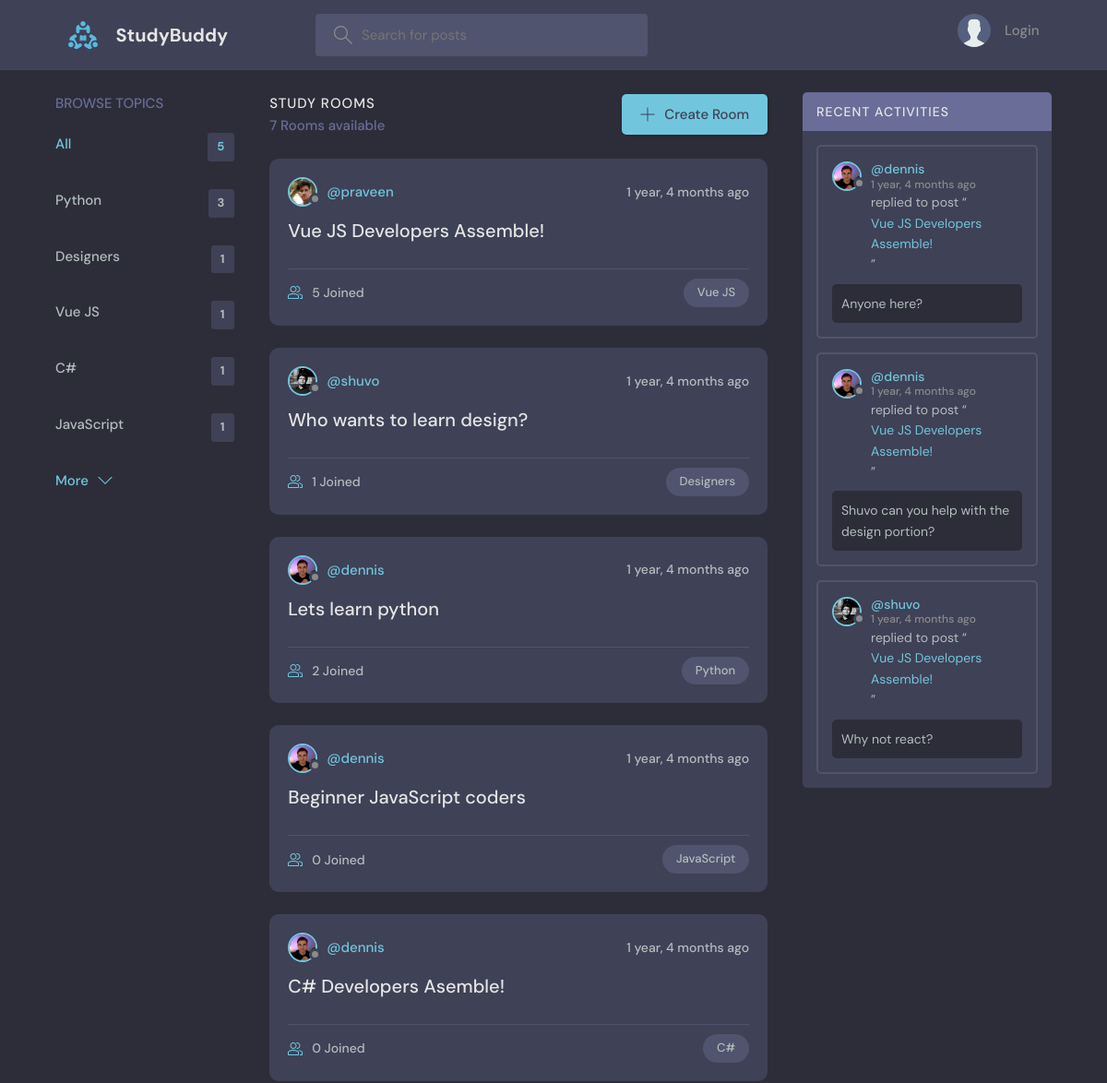
Before: / (upper part) with the older database file.
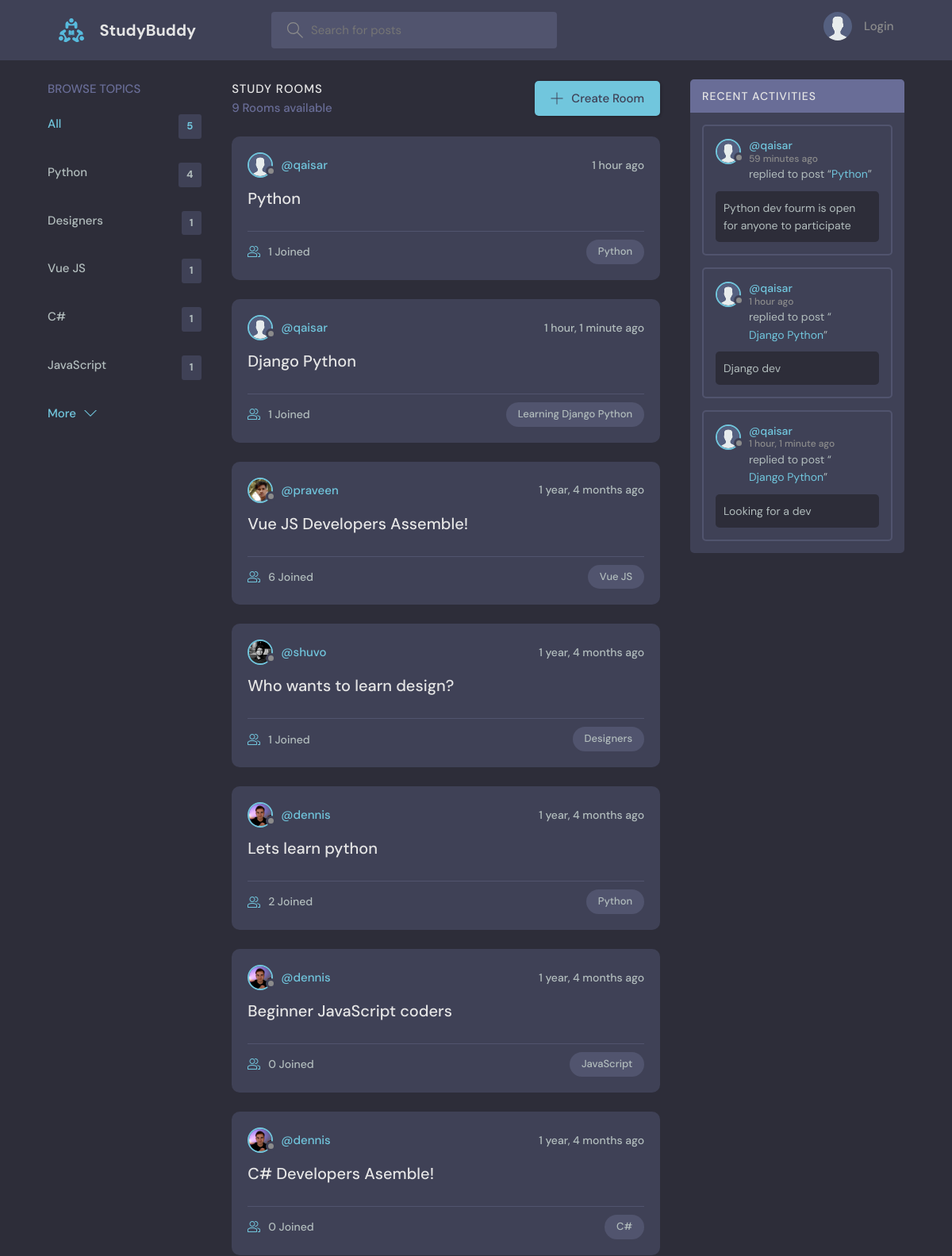
After: the same page with the newer database file.
### base/models.py (models this page shows, shortened)
class Topic(models.Model):
    name = models.CharField(max_length=200)

class Room(models.Model):
    host = models.ForeignKey(User, on_delete=models.SET_NULL, null=True)
    topic = models.ForeignKey(Topic, on_delete=models.SET_NULL, null=True)
    name = models.CharField(max_length=200)
    description = models.TextField(null=True, blank=True)
    participants = models.ManyToManyField(
        User, related_name='participants', blank=True)
    updated = models.DateTimeField(auto_now=True)
    created = models.DateTimeField(auto_now_add=True)
    class Meta:
        ordering = ['-updated', '-created']
    def __str__(self):
        return self.name

class User(AbstractUser):
    name = models.CharField(max_length=200, null=True)
    email = models.EmailField(unique=True, null=True)
    bio = models.TextField(null=True)
    avatar = models.ImageField(null=True, default="avatar.svg")
    USERNAME_FIELD = 'email'
    REQUIRED_FIELDS = ['username']

class Message(models.Model):
    user = models.ForeignKey(User, on_delete=models.CASCADE)
    room = models.ForeignKey(Room, on_delete=models.CASCADE)
    body = models.TextField()
    updated = models.DateTimeField(auto_now=True)
    created = models.DateTimeField(auto_now_add=True)
    class Meta:
        ordering = ['-updated', '-created']

### base/views.py (the view)
# urls.py: path('', views.home, name="home"),
def home(request):
    q = request.GET.get('q') if request.GET.get('q') != None else ''
    rooms = Room.objects.filter(
        Q(topic__name__icontains=q) |
        Q(name__icontains=q) |
        Q(description__icontains=q)
    )
    topics = Topic.objects.all()[0:5]
    room_count = rooms.count()
    room_messages = Message.objects.filter(
        Q(room__topic__name__icontains=q))[0:3]
    context = {'rooms': rooms, 'topics': topics,
               'room_count': room_count, 'room_messages': room_messages}
    return render(request, 'base/home.html', context)

### base/templates/base/home.html (shortened to what this page needs)
{% extends 'main.html' %}
{% block content %}
<main class="layout layout--3">
  <div class="container">
    {% include 'base/topics_component.html' %}
    <div class="roomList">
      <div class="roomList__header">
        <div>
          <h2>Study Rooms</h2>
          <p>{{room_count}} Rooms available</p>
        </div>
        <a class="btn btn--main" href="{% url 'create-room' %}">
          <svg version="1.1" xmlns="http://www.w3.org/2000/svg" width="32" height="32" viewBox="0 0 32 32">
            <title>add</title>
            <path
              d="M16.943 0.943h-1.885v14.115h-14.115v1.885h14.115v14.115h1.885v-14.115h14.115v-1.885h-14.115v-14.115z">
            </path>
          </svg>
          Create Room
        </a>
      </div>
      {% include 'base/feed_component.html' %}
    </div>
    {% include 'base/activity_component.html' %}
  </div>
</main>
{% endblock %}

### base/templates/base/topics_component.html
<div class="topics">
    <div class="topics__header">
        <h2>Browse Topics</h2>
    </div>
    <ul class="topics__list">
        <li>
            <a href="{% url 'home' %}" class="active">All <span>{{topics.count}}</span></a>
        </li>
        {% for topic in topics %}
        <li>
            <a href="{% url 'home' %}?q={{topic.name}}">{{topic.name}}<span>{{topic.room_set.all.count}}</span></a>
        </li>
        {% endfor %}
    </ul>
    <a class="btn btn--link" href="{% url 'topics' %}">
        More
        <svg version="1.1" xmlns="http://www.w3.org/2000/svg" width="32" height="32" viewBox="0 0 32 32">
            <title>chevron-down</title>
            <path d="M16 21l-13-13h-3l16 16 16-16h-3l-13 13z"></path>
        </svg>
    </a>
</div>

### base/templates/base/feed_component.html (shortened to what this page needs)
{% for room in rooms %}
<div class="roomListRoom">
    <div class="roomListRoom__header">
        <a href="{% url 'user-profile' room.host.id %}" class="roomListRoom__author">
            <div class="avatar avatar--small">
                <img src="{{room.host.avatar.url}}" />
            </div>
            <span>@{{room.host.username}}</span>
        </a>
        <div class="roomListRoom__actions">
            <span>{{room.created|timesince}} ago</span>
        </div>
    </div>
    <div class="roomListRoom__content">
        <a href="{% url 'room' room.id %}">{{room.name}}</a>
    </div>
    <div class="roomListRoom__meta">
        <a href="{% url 'room' room.id %}" class="roomListRoom__joined">
            {{room.participants.all.count}} Joined
        </a>
        <p class="roomListRoom__topic">{{room.topic.name}}</p>
    </div>
</div>
{% endfor %}

### base/templates/base/activity_component.html (shortened to what this page needs)
<div class="activities">
    <div class="activities__header">
        <h2>Recent Activities</h2>
    </div>
    {% for message in room_messages %}
    <div class="activities__box">
        <div class="activities__boxHeader roomListRoom__header">
            <a href="{% url 'user-profile' message.user.id %}" class="roomListRoom__author">
                <div class="avatar avatar--small">
                    <img src="{{message.user.avatar.url}}" />
                </div>
                <p>
                    @{{message.user.username}}
                    <span>{{message.created|timesince}} ago</span>
                </p>
            </a>
        </div>
        <div class="activities__boxContent">
            <p>replied to post “<a href="{% url 'room' message.room.id %}">{{message.room}}</a>”</p>
            <div class="activities__boxRoomContent">{{message.body}}</div>
        </div>
    </div>
    {% endfor %}
</div>

Changed rows visible on the page:
no longer on this page (row unchanged): Message: user.avatar (picture), user.username "dennis", created "1 year, 4 months", room "Vue JS Developers Assemble!", body "Anyone here?"
no longer on this page (row unchanged): Message: user.avatar (picture), user.username "dennis", created "1 year, 4 months", room "Vue JS Developers Assemble!", body "Shuvo can you help with the design portion?"
no longer on this page (row unchanged): Message: user.avatar (picture), user.username "shuvo", created "1 year, 4 months", room "Vue JS Developers Assemble!", body "Why not react?"
computed for Topic "Python": room_set.all.count "3" → "4"
added Room: host.avatar (placeholder picture), host.username "qaisar", created "1 hour", name "Python", participants.all.count "1", topic.name "Python"
added Room: host.avatar (placeholder picture), host.username "qaisar", created "1 hour, 1 minute", name "Django Python", participants.all.count "1", topic.name "Learning Django Python"
computed for Room "Vue JS Developers Assemble!": participants.all.count "5" → "6"
added Message: user.avatar (placeholder picture), user.username "qaisar", created "59 minutes", room "Python", body "Python dev fourm is open for anyone to participate"
added Message: user.avatar (placeholder picture), user.username "qaisar", created "1 hour", room "Django Python", body "Django dev"
added Message: user.avatar (placeholder picture), user.username "qaisar", created "1 hour, 1 minute", room "Django Python", body "Looking for a dev"
Other visible differences:
{{ room_count }}: "7" → "9"
